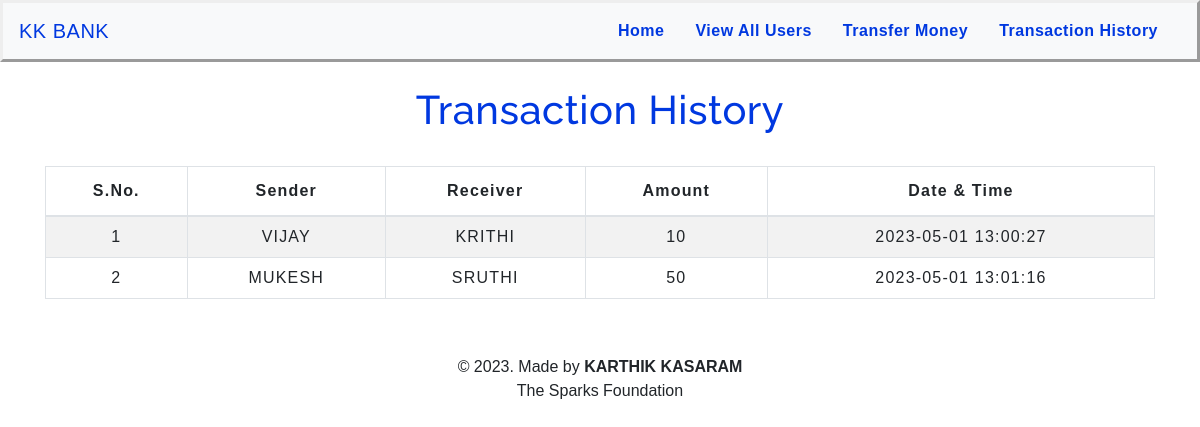
The page /transactionhistory.php on the database its author committed.
### tables this page shows
CREATE TABLE `transaction` (
  `sno` int NOT NULL,
  `sender` text NOT NULL,
  `receiver` text NOT NULL,
  `balance` int NOT NULL,
  `datetime` datetime NOT NULL DEFAULT CURRENT_TIMESTAMP
);

### transactionhistory.php (the view, shortened to what this page needs)
<!DOCTYPE html>
<html lang="en">
<head>
    <link rel="stylesheet" href="https://stackpath.bootstrapcdn.com/bootstrap/4.5.2/css/bootstrap.min.css">
    <link rel="stylesheet" type="text/css" href="css/table.css">
    <link rel="stylesheet" type="text/css" href="css/navbar.css">
</head>
<body>
<?php
  include 'navbar.php';
?>
	<div class="container">
        <h2 class="text-center pt-4" style="color:#0038e0;">Transaction History</h2>
       <br>
       <div class="table-responsive-sm">
    <table class="table table-hover table-striped table-condensed table-bordered">
        <thead>
            <tr>
                <th class="text-center">S.No.</th>
                <th class="text-center">Sender</th>
                <th class="text-center">Receiver</th>
                <th class="text-center">Amount</th>
                <th class="text-center">Date & Time</th>
            </tr>
        </thead>
        <tbody>
        <?php
            include 'config.php';
            $sql ="select * from transaction";
            $query =mysqli_query($conn, $sql);
            while($rows = mysqli_fetch_assoc($query))
            {
        ?>
            <tr>
            <td class="py-2"><?php echo $rows['sno']; ?></td>
            <td class="py-2"><?php echo $rows['sender']; ?></td>
            <td class="py-2"><?php echo $rows['receiver']; ?></td>
            <td class="py-2"><?php echo $rows['balance']; ?> </td>
            <td class="py-2"><?php echo $rows['datetime']; ?> </td>
        <?php
            }
        ?>
        </tbody>
    </table>
    </div>
</div>
<footer class="text-center mt-5 py-2">
        <p>&copy 2023. Made by <b>KARTHIK KASARAM</b> <br> The Sparks Foundation</p>
      </footer>
</body>
</html>

### css/table.css (style rules this page uses)
* { padding: 0; margin: 0; box-sizing: border-box; font-family: sans-serif; }
h2 { font-size: 40px; }
table { letter-spacing: 1.2px; }
td { text-align: center; }

### css/navbar.css (style rules this page uses)
h2 { color: #4C4B4B; letter-spacing: 0.5px; font-family: raleway; }

### rows shown on the page
transaction: sno "1", sender "VIJAY", receiver "KRITHI", balance "10", datetime "2023-05-01 13:00:27"
transaction: sno "2", sender "MUKESH", receiver "SRUTHI", balance "50", datetime "2023-05-01 13:01:16"
